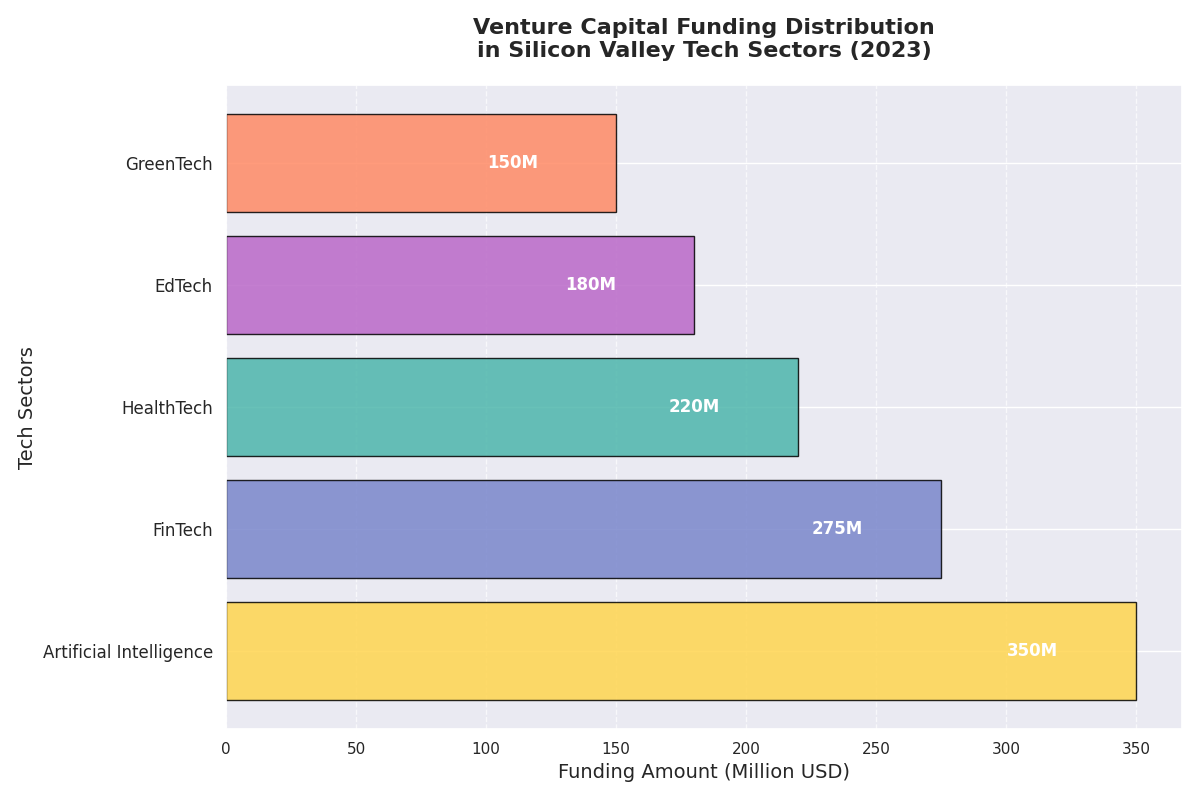

Write the Python code that produced this figure.
import matplotlib.pyplot as plt
import numpy as np

sectors = ['Artificial Intelligence', 'FinTech', 'HealthTech', 'EdTech', 'GreenTech']
funding_amounts = [350, 275, 220, 180, 150]
colors = ['#FFD54F', '#7986CB', '#4DB6AC', '#BA68C8', '#FF8A65']

fig, ax = plt.subplots(figsize=(12, 8))
bar_positions = np.arange(len(sectors))
bars = ax.barh(bar_positions, funding_amounts, color=colors, edgecolor='black', alpha=0.85)

ax.set_yticks(bar_positions)
ax.set_yticklabels(sectors, fontsize=12)
ax.set_title('Venture Capital Funding Distribution\nin Silicon Valley Tech Sectors (2023)', 
             fontsize=16, fontweight='bold', pad=20)
ax.set_xlabel('Funding Amount (Million USD)', fontsize=14)
ax.set_ylabel('Tech Sectors', fontsize=14)

for bar in bars:
    width = bar.get_width()
    ax.text(width - 30, bar.get_y() + bar.get_height() / 2, f'{width}M', 
            va='center', ha='right', color='white', fontsize=12, fontweight='bold')

ax.xaxis.grid(True, linestyle='--', alpha=0.7)
plt.tight_layout()
plt.show()
